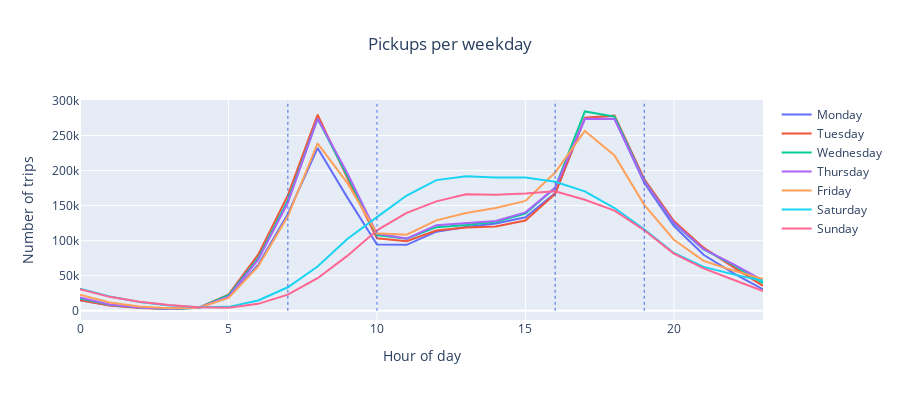

Notebook source saved alongside this figure:
### Markdown cell above
There seems to be fewer trips in the weekends, suggesting that the bikes are primarily used by work-commuters; this is confirmed when the trips are plotted at an hourly interval for all weekdays:

### Code cell
# Plotting the pickups in hourly intervals for every day of the week
fig = go.Figure()
for i, weekday in enumerate(days):
    weekdata = pickups_and_dropoffs[pickups_and_dropoffs['weekday'] == i]
    grouped_data = weekdata.groupby(weekdata.index.hour).sum()[["pickups", "dropoffs"]]

    index = grouped_data.index
    pickups = grouped_data['pickups']
    fig.add_trace(go.Scatter(x=index, y=pickups, mode='lines', name=f'{weekday}'))

fig.update_layout(title='Pickups per weekday', xaxis_title='Hour of day', yaxis_title='Number of trips', title_x=0.5, width=900,  height=400)

for time in [7, 10, 16, 19]:
    fig.add_shape(type="line", x0=time, y0=0, x1=time, y1=300000, line=dict(color="RoyalBlue", width=1, dash="dot"))
fig.show()

### Figure 1 — Plotly figure (JSON) as saved in the notebook; plotly's stock layout.template omitted (floating-point values rounded to 4 significant figures)
{"data": [{"mode": "lines", "name": "Monday", "type": "scatter", "x": [0, 1, 2, 3, 4, 5, 6, 7, 8, 9, 10, 11, 12, 13, 14, 15, 16, 17, 18, 19, 20, 21, 22, 23], "y": [15007, 7910, 4701, 2983, 4313, 19290, 65521, 138109, 232191, 161806, 94492, 94077, 112873, 119704, 124428, 133492, 167660, 274108, 274075, 182652, 120876, 79986, 53804, 30477]}, {"mode": "lines", "name": "Tuesday", "type": "scatter", "x": [0, 1, 2, 3, 4, 5, 6, 7, 8, 9, 10, 11, 12, 13, 14, 15, 16, 17, 18, 19, 20, 21, 22, 23], "y": [15131, 7403, 3976, 2562, 4561, 22974, 80017, 164673, 279654, 189838, 103371, 99344, 114542, 118841, 120172, 128779, 166593, 275491, 278385, 187977, 128142, 90029, 62373, 35678]}, {"mode": "lines", "name": "Wednesday", "type": "scatter", "x": [0, 1, 2, 3, 4, 5, 6, 7, 8, 9, 10, 11, 12, 13, 14, 15, 16, 17, 18, 19, 20, 21, 22, 23], "y": [17659, 8437, 4556, 2689, 4452, 22172, 75155, 157223, 273795, 193078, 108181, 102757, 119326, 122497, 127026, 138818, 175622, 284436, 277070, 185269, 124738, 87612, 65496, 39594]}, {"mode": "lines", "name": "Thursday", "type": "scatter", "x": [0, 1, 2, 3, 4, 5, 6, 7, 8, 9, 10, 11, 12, 13, 14, 15, 16, 17, 18, 19, 20, 21, 22, 23], "y": [19068, 8917, 4575, 2871, 4391, 20238, 72972, 154169, 274207, 196737, 110095, 102986, 122128, 125154, 128044, 140424, 175477, 273829, 273546, 184792, 125611, 88055, 66433, 43409]}, {"mode": "lines", "name": "Friday", "type": "scatter", "x": [0, 1, 2, 3, 4, 5, 6, 7, 8, 9, 10, 11, 12, 13, 14, 15, 16, 17, 18, 19, 20, 21, 22, 23], "y": [22785, 11831, 6215, 3670, 4403, 18266, 63368, 134759, 238729, 182478, 110450, 108505, 129001, 139475, 146706, 156838, 197197, 256681, 221610, 151176, 101391, 71148, 57417, 45397]}, {"mode": "lines", "name": "Saturday", "type": "scatter", "x": [0, 1, 2, 3, 4, 5, 6, 7, 8, 9, 10, 11, 12, 13, 14, 15, 16, 17, 18, 19, 20, 21, 22, 23], "y": [31614, 20416, 12529, 7531, 5230, 5599, 14781, 33547, 63125, 102389, 133580, 164438, 186448, 191999, 189994, 190015, 184092, 170370, 146601, 116112, 82406, 62641, 51941, 42861]}, {"mode": "lines", "name": "Sunday", "type": "scatter", "x": [0, 1, 2, 3, 4, 5, 6, 7, 8, 9, 10, 11, 12, 13, 14, 15, 16, 17, 18, 19, 20, 21, 22, 23], "y": [30710, 19888, 12820, 8328, 5073, 4184, 9918, 23048, 46478, 78280, 114778, 139706, 156142, 166132, 165598, 167415, 170485, 158332, 142944, 114878, 81661, 60427, 44311, 28217]}], "layout": {"height": 400, "shapes": [{"line": {"color": "RoyalBlue", "dash": "dot", "width": 1}, "type": "line", "x0": 7, "x1": 7, "y0": 0, "y1": 300000}, {"line": {"color": "RoyalBlue", "dash": "dot", "width": 1}, "type": "line", "x0": 10, "x1": 10, "y0": 0, "y1": 300000}, {"line": {"color": "RoyalBlue", "dash": "dot", "width": 1}, "type": "line", "x0": 16, "x1": 16, "y0": 0, "y1": 300000}, {"line": {"color": "RoyalBlue", "dash": "dot", "width": 1}, "type": "line", "x0": 19, "x1": 19, "y0": 0, "y1": 300000}], "title": {"text": "Pickups per weekday", "x": 0.5}, "width": 900, "xaxis": {"title": {"text": "Hour of day"}}, "yaxis": {"title": {"text": "Number of trips"}}}}
